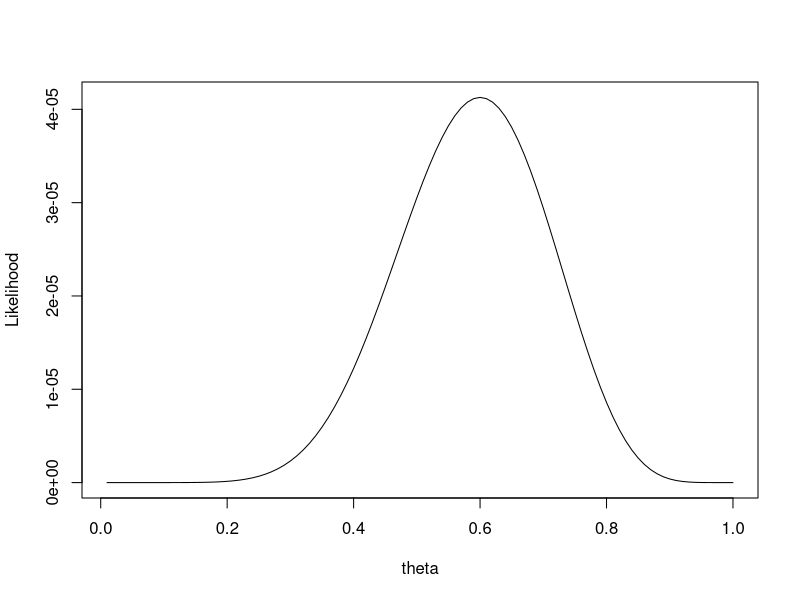
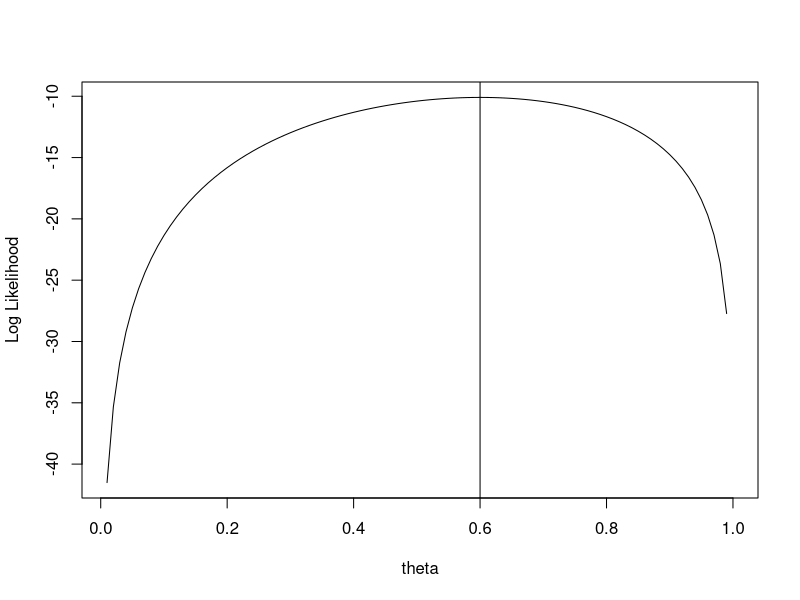
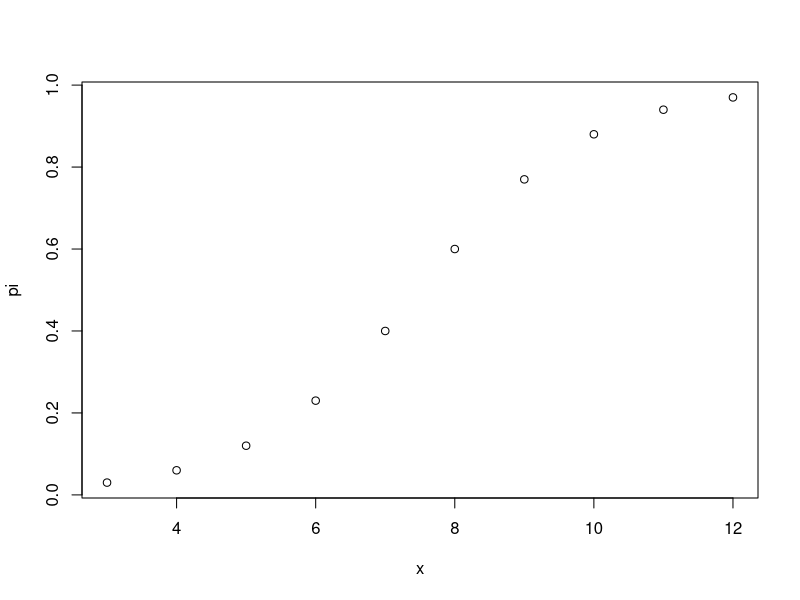
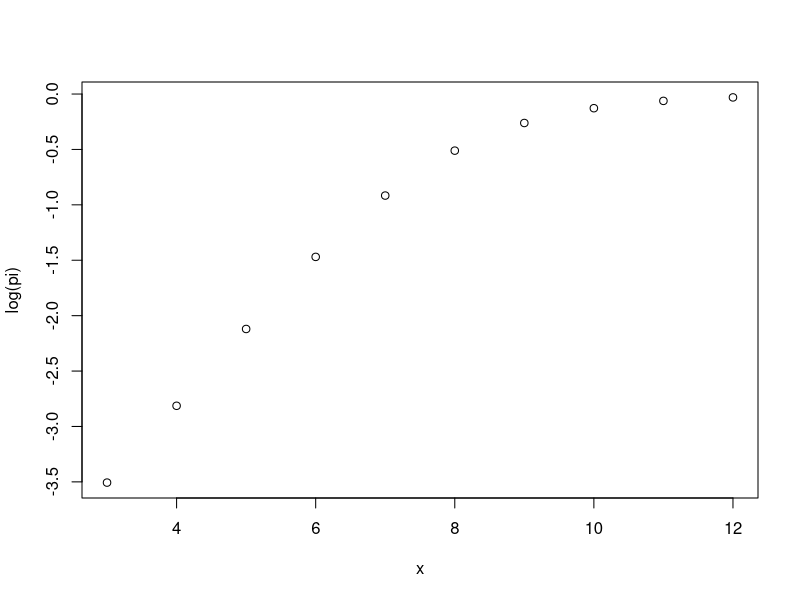
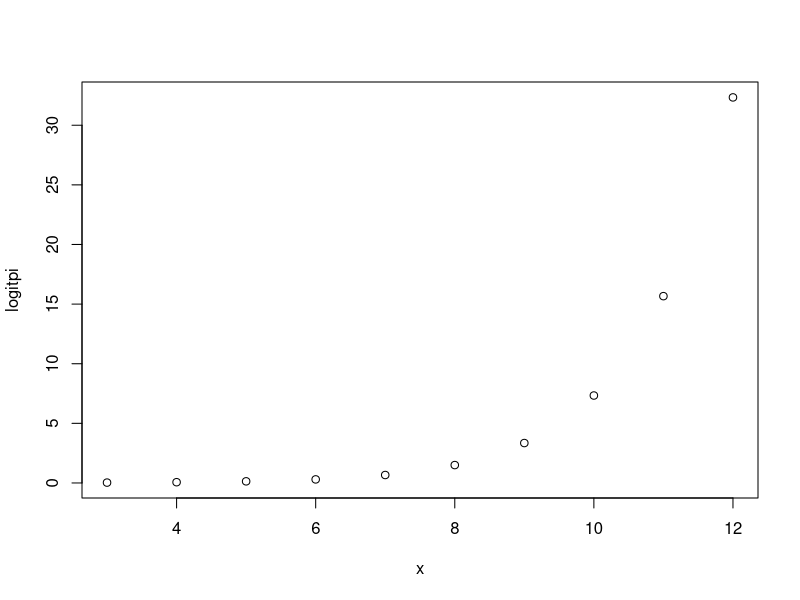
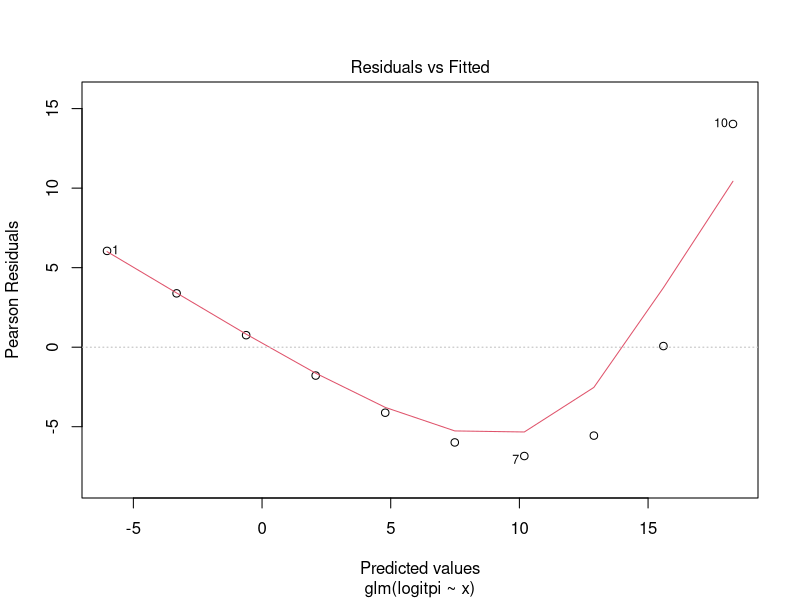
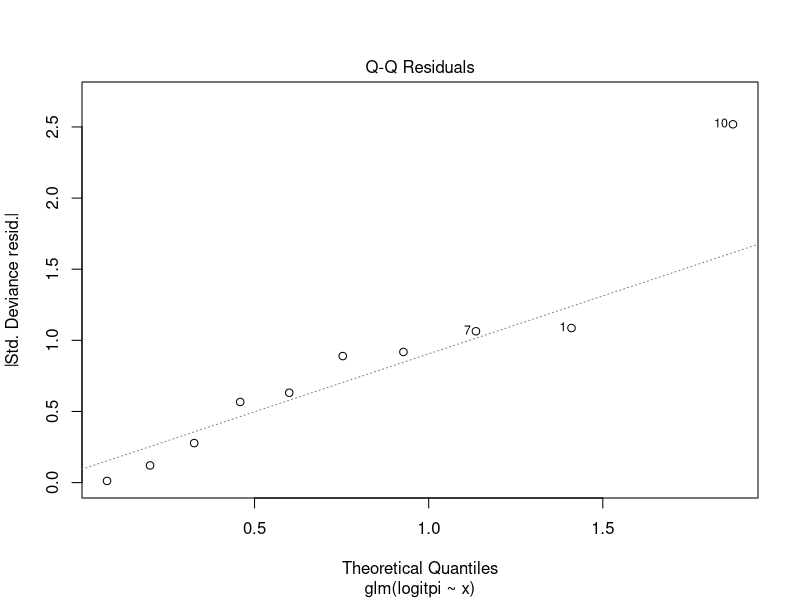
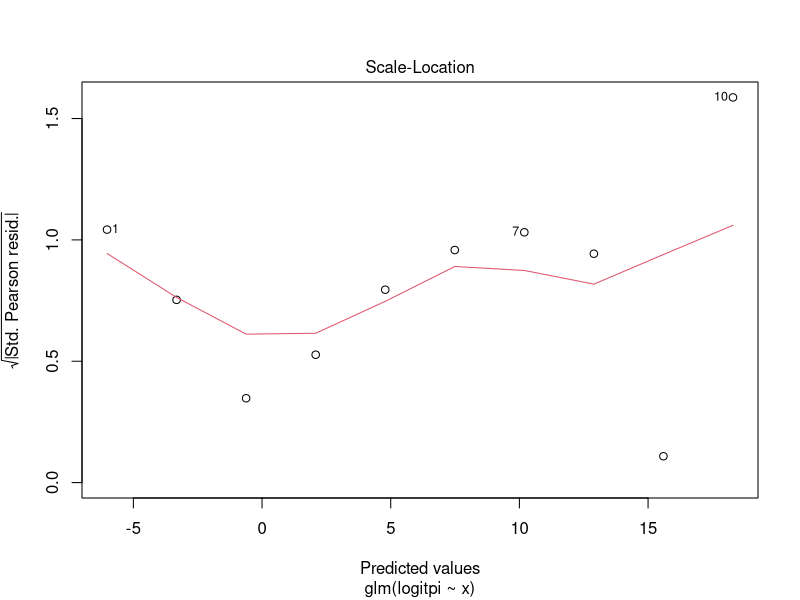

Generate these figures, in order, with R:
## ---- chunk 1
knitr::opts_chunk$set(echo = TRUE)
## ---- chunk 2
-log(0.5)
## ---- chunk 3
dpois(3,-log(0.5))
## ---- chunk 4
likelihood=function(n,y,theta){return(theta^y*(1-theta)^(n-y))}
theta=seq(0.01,1,0.01)
plot(theta,likelihood(15,9,theta),type = "l",ylab="Likelihood")

loglike=function(n,y,theta){return(y*log(theta)+(n-y)*log(1-theta))}
plot(loglike(15,9,theta)~theta,type="l", ylab="Log Likelihood")
abline(v=0.6)
## ---- chunk 5
which.max(loglike(15,9,theta))*0.01
## ---- chunk 6
x<-seq(3,12,1)
pi<-c(0.03,0.06,0.12,0.23,0.4,0.6,0.77,0.88,0.94,0.97)
plot(pi~x)
## ---- chunk 7
plot(log(pi)~x)
## ---- chunk 8
logitpi<-pi/(1-pi)
plot(logitpi~x)
cor(x,logitpi)
## ---- chunk 9
plot(glm(logitpi~x))
## ---- chunk 10
d=c(45,15,40,83,90,25,35,65,95,35,75,45,50,75,30,25,20,60,70,30,60,61,65,15,20,45,15,25, 15,30,40,15,135,20,40)
y=c(0,0,1,1,1,1,1,1,1,1,1,1,0,1,0,1,0,1,1,1,1,0,1,0,0,1,0,1,0,1,1,0,1,0,0)
## ---- chunk 11
model<-glm(y~d,family=binomial)
summary(model)
## ---- chunk 12
exp(-2.21358+0.07038*1)/(1+exp(-2.21356+0.07038*1))
## ---- chunk 13
library(lmtest)
lrtest(model)
